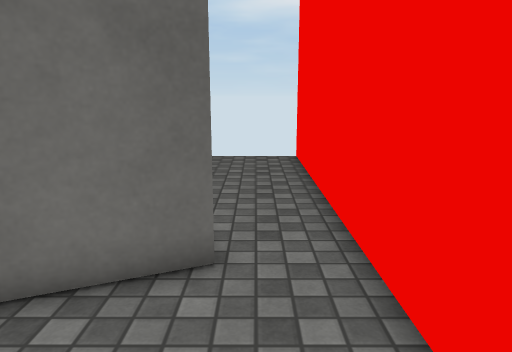
[1] (above)

12 first-person views from a walk through a scene from a Unity 3-D project. The camera is 1.4 m above the floor, tilts 12° down and sees 70° across. The floor is counted in squares, 0.5 m on a side. Each view is taken from the middle of a square. On the plan, view 1 faces up. The plan holds only what a view shows up to about 20 squares ahead; the rest is blank. Surface patterns are stand-ins for the level's own textures.

[2]
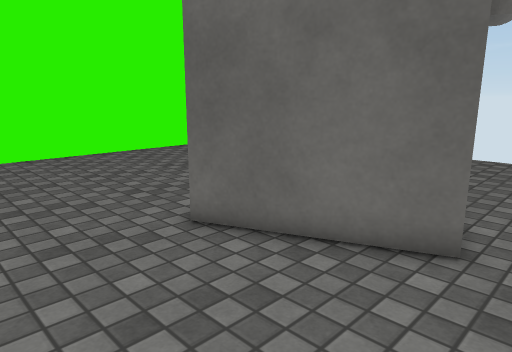

[3]
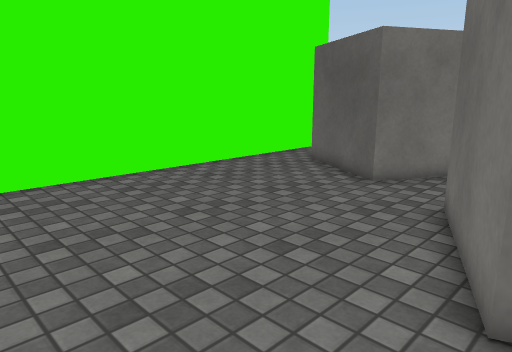

[4]
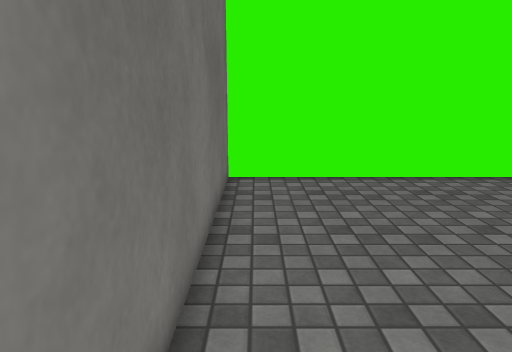

[5]
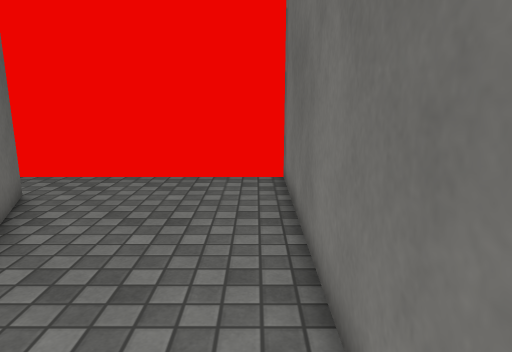

[6]
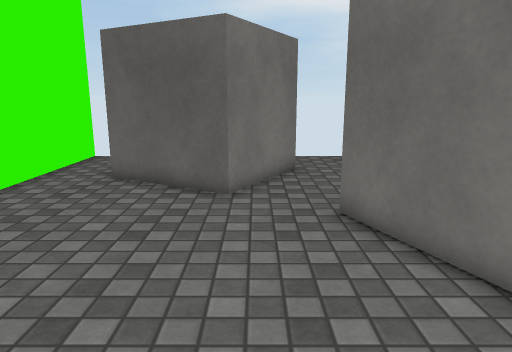

[7]
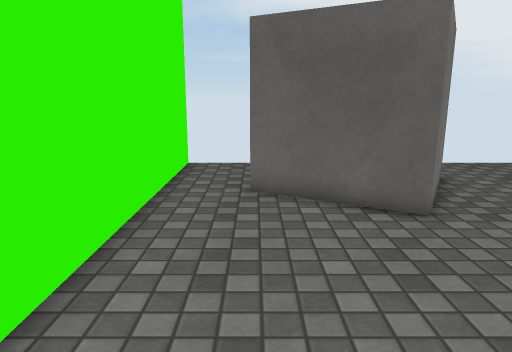

[8]
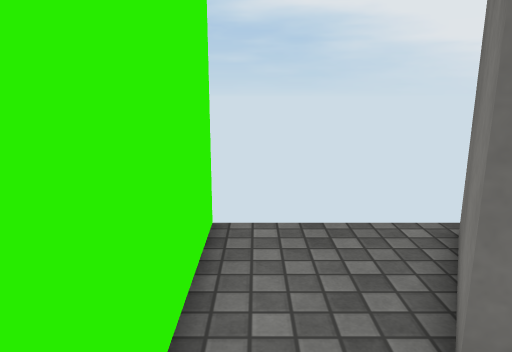

[9]
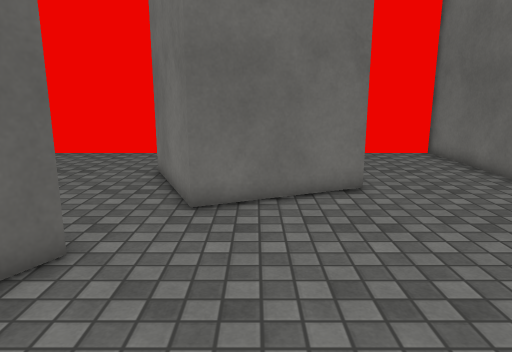

[10]
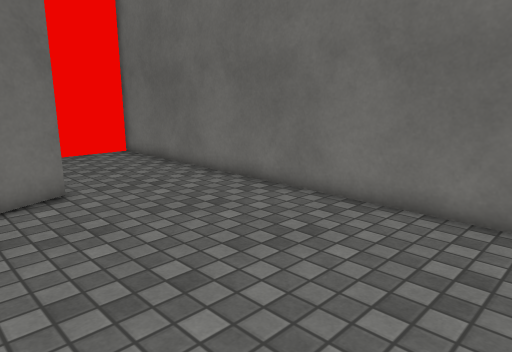

[11]
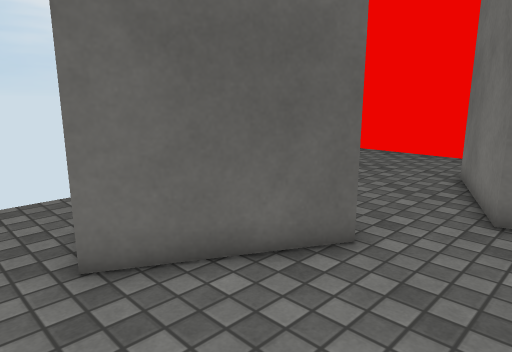

[12]
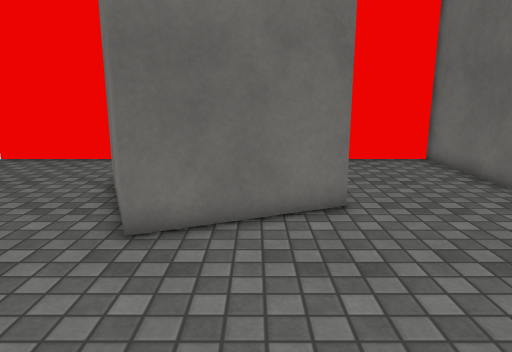

### Floor plan
Key: @ floor where view 1 was taken; # wall or solid block; . floor; O other object.
Columns run from 18 left of view 1 to 2 right of it. Each row starts with its distance up from view 1.
 18 #                   #
 17 #....O    ..........#
 16 #...OO    .... .....#
 15 #...O    O...  .....#
 14 #..OO    O..........#
 13 #..OO   OO..........#
 12 #...OOO O...........#
 11 #.....OOO.....##....#
 10 #...........###  ...#
  9 #.........###    ...#
  8 #.........##      ..#
  7 #..........#      ..#
  6 #..........##   ##..#
  5 #..........#######..#
  4 #...........###.....#
  3 #...................#
  2 #...................#
  1 #...................#
  0 #.................@.#
 -1 #...................#
 -2 #####################

Positions as (right, up) in squares from view 1, and headings:
1: (0, 0), facing up
2: (1, -1), facing up-left
3: (-5, -1), facing up-left
4: (-5, -1), facing left
5: (-11, -1), facing right
6: (-10, 0), facing up
7: (-15, 2), facing up
8: (-17, 10), facing up
9: (-17, 7), facing right
10: (-17, 7), facing down-right
11: (-17, 7), facing up-right
12: (-15, 6), facing right
